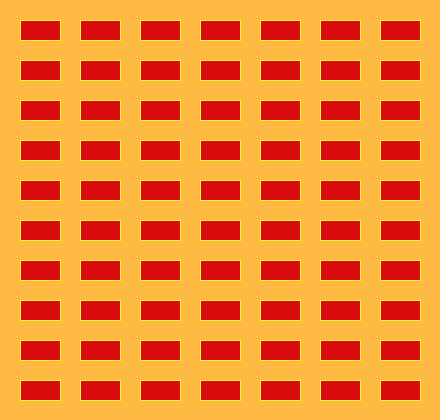
Frame 1 (no input)
Frame 60 (the mouse pressed at the canvas centre just before this capture): identical to frame 1, image omitted
Frame 120 (the mouse held since frame 60 and released just before this capture): identical to frame 1, image omitted

The Processing sketch that drew this single still picture (run headless with seeded random() and noise(); from frame 60 on, the mouse is pressed at the canvas centre):

// Processing sketch: Ejercicio_20
// ── Ejercicio_20.pde
PVector coordenadas; 
int altura, ancho, distancia;

//altura , ancho y distancia esta relacionado al dibujo del rectangulo//

void setup(){
  size(440,420);
  distancia = 20;
  ancho = 40;
  altura = 20;
  coordenadas = new PVector(distancia,distancia);
}

void draw(){
  background(#FFBA44);
  fill(#D80C0C);
  stroke(#FFF929);
  dibujar();
}

void dibujar(){
  for(float x=coordenadas.x;x<width;x+=(ancho+distancia)){
    for(float y= coordenadas.y;y<height;y+=(altura+distancia)){
      rect(x,y,ancho,altura);
    }
  }
}
